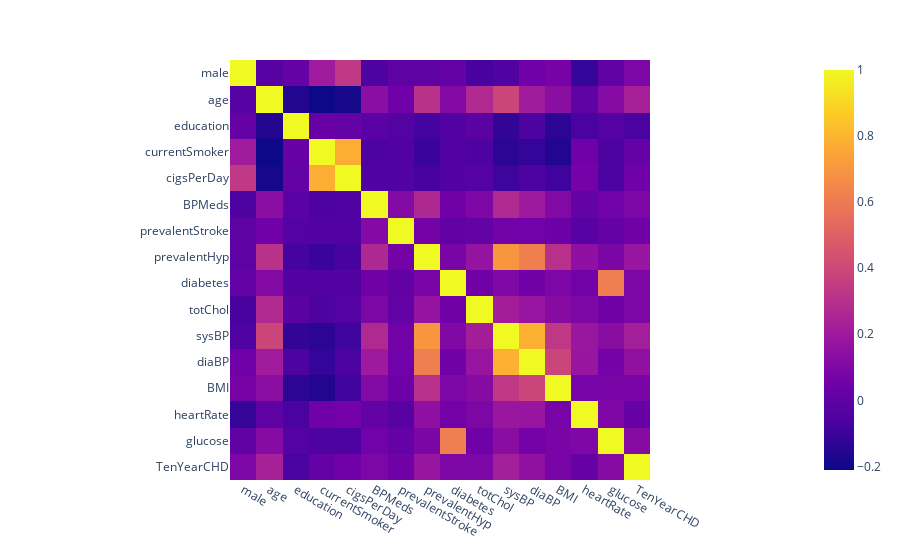

Notebook cell for this chart:
### Code cell
# correlation
fig = px.imshow(dataset.corr())
fig.show()

### Figure 1 — Plotly figure (JSON) as saved in the notebook; plotly's stock layout.template omitted (floating-point values rounded to 4 significant figures; data arrays with more than 128 entries replaced by an {"elided": "..."} marker saying what was removed)
{"data": [{"coloraxis": "coloraxis", "hovertemplate": "x: %{x}<br>y: %{y}<br>color: %{z}<extra></extra>", "name": "0", "type": "heatmap", "x": ["male", "age", "education", "currentSmoker", "cigsPerDay", "BPMeds", "prevalentStroke", "prevalentHyp", "diabetes", "totChol", "sysBP", "diaBP", "BMI", "heartRate", "glucose", "TenYearCHD"], "xaxis": "x", "y": ["male", "age", "education", "currentSmoker", "cigsPerDay", "BPMeds", "prevalentStroke", "prevalentHyp", "diabetes", "totChol", "sysBP", "diaBP", "BMI", "heartRate", "glucose", "TenYearCHD"], "yaxis": "y", "z": {"elided": "16x16 float values"}}], "layout": {"coloraxis": {"colorscale": [[0, "#0d0887"], [0.1111, "#46039f"], [0.2222, "#7201a8"], [0.3333, "#9c179e"], [0.4444, "#bd3786"], [0.5556, "#d8576b"], [0.6667, "#ed7953"], [0.7778, "#fb9f3a"], [0.8889, "#fdca26"], [1, "#f0f921"]]}, "margin": {"t": 60}, "xaxis": {"anchor": "y", "constrain": "domain", "domain": [0, 1], "scaleanchor": "y"}, "yaxis": {"anchor": "x", "autorange": "reversed", "constrain": "domain", "domain": [0, 1]}}}
